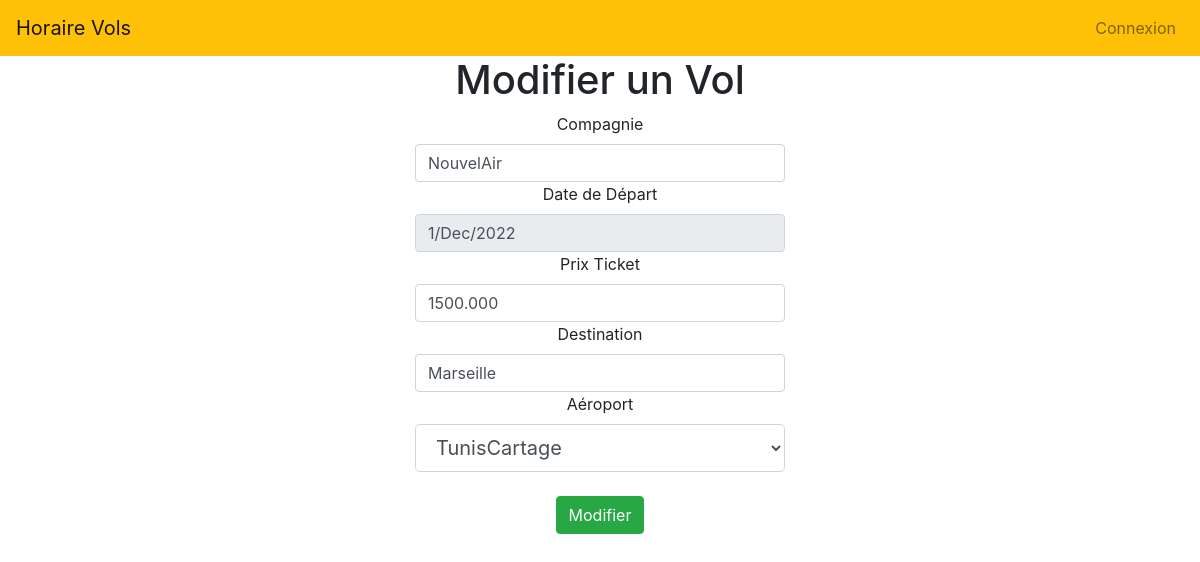
/vol/vols/update_vol/6, run on the app's committed database.
### vol/models.py (models this page shows, shortened)
class Liste(models.Model):
    destination=models.CharField(max_length=100)
    compagnie=models.CharField(max_length=100)
    prixTicket=models.FloatField()
    numVol=models.IntegerField()
    dateDepart=models.DateField()
    air=models.ForeignKey('Aeroport',on_delete=models.CASCADE,)

class Aeroport(models.Model):
    nomAir=models.CharField(max_length=20)
    description=models.TextField()

### vol/views.py (the view)
# urls.py: path('vols/update_vol/<int:id>',views.update_vol,name='update_vol'),
def update_vol(request,id):
    v=Liste.objects.get(id=id)
    air=Aeroport.objects.all().values()
    template=loader.get_template('updateVol.html')
    context={
        'v':v,
        'air':air,
    }
    return HttpResponse(template.render(context,request))

### vol/Templates/updateVol.html (shortened to what this page needs)
{% load static %}
<html>
<head>
<link rel="stylesheet" href="{% static 'css/style.css' %}">
<link rel="stylesheet" href="{% static 'css/bootstrap.min.css'%}">
 </head>
<body>
{% include "navBar.html" %}
<h1><center>Modifier un Vol</center></h1>
<center>
<form action="update_vol_action/{{ v.id }}" method="post">
<div class="col-sm-4 col-md-6 col-lg-4">
<label>Compagnie</label>
<input  name="compagnie" value="{{ v.compagnie }}"
class="form-control">
</div>
<div class="col-sm-4 col-md-6 col-lg-4">
<label>Date de Départ </label>
<input readonly type="text" name="dateDepart" value="{{ v.dateDepart | date:"j/M/Y" }}" class="form-control">
</div>
<div class="col-sm-4 col-md-6 col-lg-4">
    <label>Prix Ticket</label>
    <input name="prixTicket" value="{{ v.prixTicket |floatformat:3 }}" class="form-control">
    </div>
<div class="col-sm-4 col-md-6 col-lg-4">
<label>Destination </label>
<input name="destination" value="{{ v.destination  }}" class="form-control">
</div>
<div class="col-sm-4 col-md-6 col-lg-4">
<label>Aéroport </label>
<select name="air" class="form-control form-control-lg">
<option value="{{v.air.id}}" selected>{{v.air.nomAir}}</option>
</select>
</div><div class="col-sm-4 col-md-6 col-lg-4">
<br><input type="submit" value="Modifier" class="btn btn-success">
</div>
</form>
</center>
</body>
</html>

### data on the page
Liste: compagnie "NouvelAir", dateDepart "1/Dec/2022", prixTicket "1500.000", destination "Marseille", air "TunisCartage"
